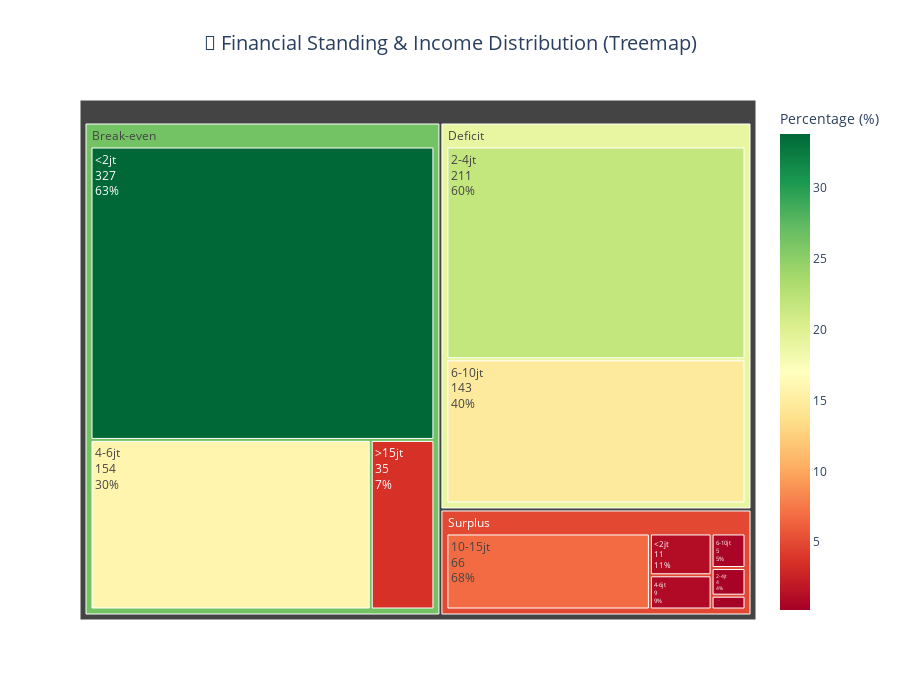

Notebook code cell kept with this figure:
### Markdown cell above
### 4.3 Alternative #3: Treemap (Hierarchical Financial View)

**Why Use This:**
- Shows proportions using area (easy to spot dominance)
- Can hierarchically show: Financial Standing → Income Category → Expense Category
- Visually striking and modern
- Answers: "What's the big picture of financial distribution?"

### Code cell
# Prepare hierarchical data for treemap
treemap_data = df.groupby(['financial_standing', 'avg_income_category']).size().reset_index(name='count')
treemap_data['percentage'] = (treemap_data['count'] / treemap_data['count'].sum() * 100).round(2)

# Create treemap
fig = px.treemap(
    treemap_data,
    path=['financial_standing', 'avg_income_category'],
    values='count',
    color='percentage',
    color_continuous_scale='RdYlGn',
    title='🌳 Financial Standing & Income Distribution (Treemap)',
    hover_data={'count': True, 'percentage': ':.2f'}
)

fig.update_layout(
    title_x=0.5,
    title_font_size=20,
    height=700,
    coloraxis_colorbar=dict(title="Percentage (%)")
)

fig.update_traces(
    textinfo="label+value+percent parent",
    textfont_size=12
)

fig.show()

print("\n✅ Treemap created successfully!")
print("\n💡 How to Read:")
print("   - Larger boxes = more people in that category")
print("   - First level = Financial standing (e.g., Surplus, Deficit)")
print("   - Second level = Income categories within each standing")
print("   - Color intensity = percentage of total population")

### Figure 1 — Plotly figure (JSON) as saved in the notebook; plotly's stock layout.template omitted (floating-point values rounded to 4 significant figures)
{"data": [{"branchvalues": "total", "customdata": [[66, 6.83], [211, 21.82], [4, 0.41], [154, 15.93], [9, 0.93], [143, 14.79], [5, 0.52], [327, 33.82], [11, 1.14], [35, 3.62], [2, 0.21], [516, 26.43], [354, 18.98], [97, 4.911]], "domain": {"x": [0, 1], "y": [0, 1]}, "hovertemplate": "labels=%{label}<br>count=%{customdata[0]}<br>parent=%{parent}<br>id=%{id}<br>percentage=%{color:.2f}<extra></extra>", "ids": ["Surplus/10-15jt", "Deficit/2-4jt", "Surplus/2-4jt", "Break-even/4-6jt", "Surplus/4-6jt", "Deficit/6-10jt", "Surplus/6-10jt", "Break-even/<2jt", "Surplus/<2jt", "Break-even/>15jt", "Surplus/>15jt", "Break-even", "Deficit", "Surplus"], "labels": ["10-15jt", "2-4jt", "2-4jt", "4-6jt", "4-6jt", "6-10jt", "6-10jt", "<2jt", "<2jt", ">15jt", ">15jt", "Break-even", "Deficit", "Surplus"], "marker": {"coloraxis": "coloraxis", "colors": [6.83, 21.82, 0.41, 15.93, 0.93, 14.79, 0.52, 33.82, 1.14, 3.62, 0.21, 26.43, 18.98, 4.911]}, "name": "", "parents": ["Surplus", "Deficit", "Surplus", "Break-even", "Surplus", "Deficit", "Surplus", "Break-even", "Surplus", "Break-even", "Surplus", "", "", ""], "textfont": {"size": 12}, "textinfo": "label+value+percent parent", "type": "treemap", "values": [66, 211, 4, 154, 9, 143, 5, 327, 11, 35, 2, 516, 354, 97]}], "layout": {"coloraxis": {"colorbar": {"title": {"text": "Percentage (%)"}}, "colorscale": [[0, "rgb(165,0,38)"], [0.1, "rgb(215,48,39)"], [0.2, "rgb(244,109,67)"], [0.3, "rgb(253,174,97)"], [0.4, "rgb(254,224,139)"], [0.5, "rgb(255,255,191)"], [0.6, "rgb(217,239,139)"], [0.7, "rgb(166,217,106)"], [0.8, "rgb(102,189,99)"], [0.9, "rgb(26,152,80)"], [1, "rgb(0,104,55)"]]}, "height": 700, "legend": {"tracegroupgap": 0}, "title": {"font": {"size": 20}, "text": "🌳 Financial Standing & Income Distribution (Treemap)", "x": 0.5}}}
